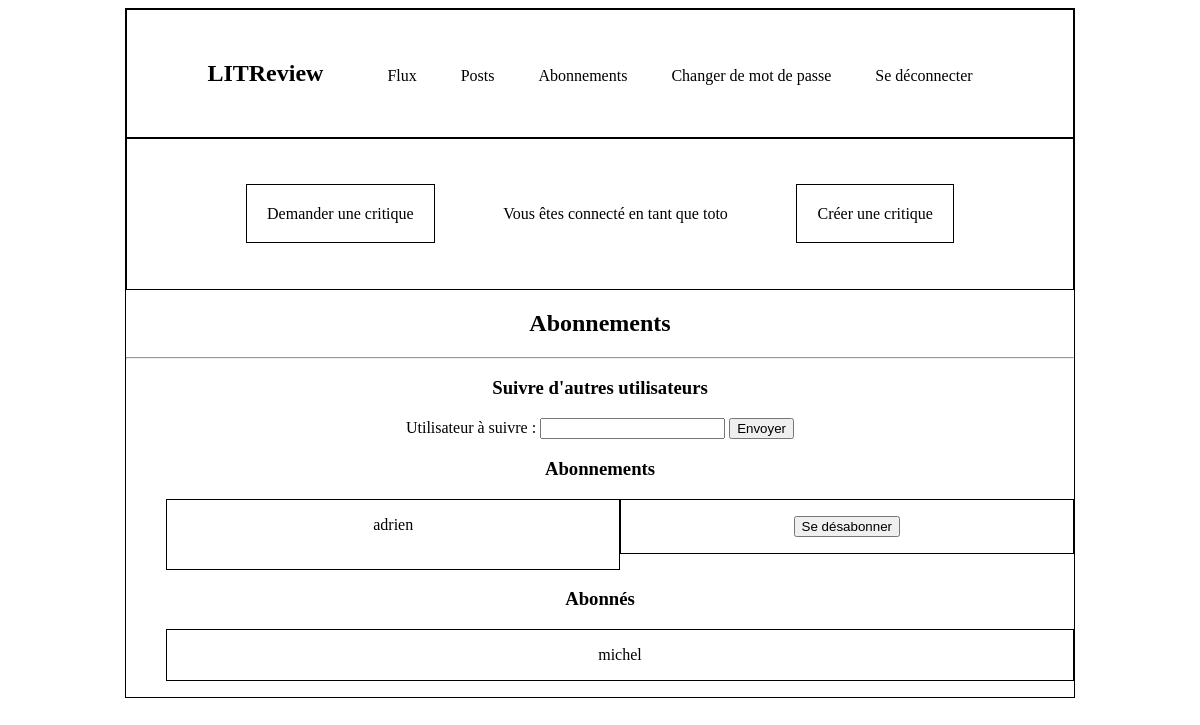
The app's page /subscription/ (signed in), older data.
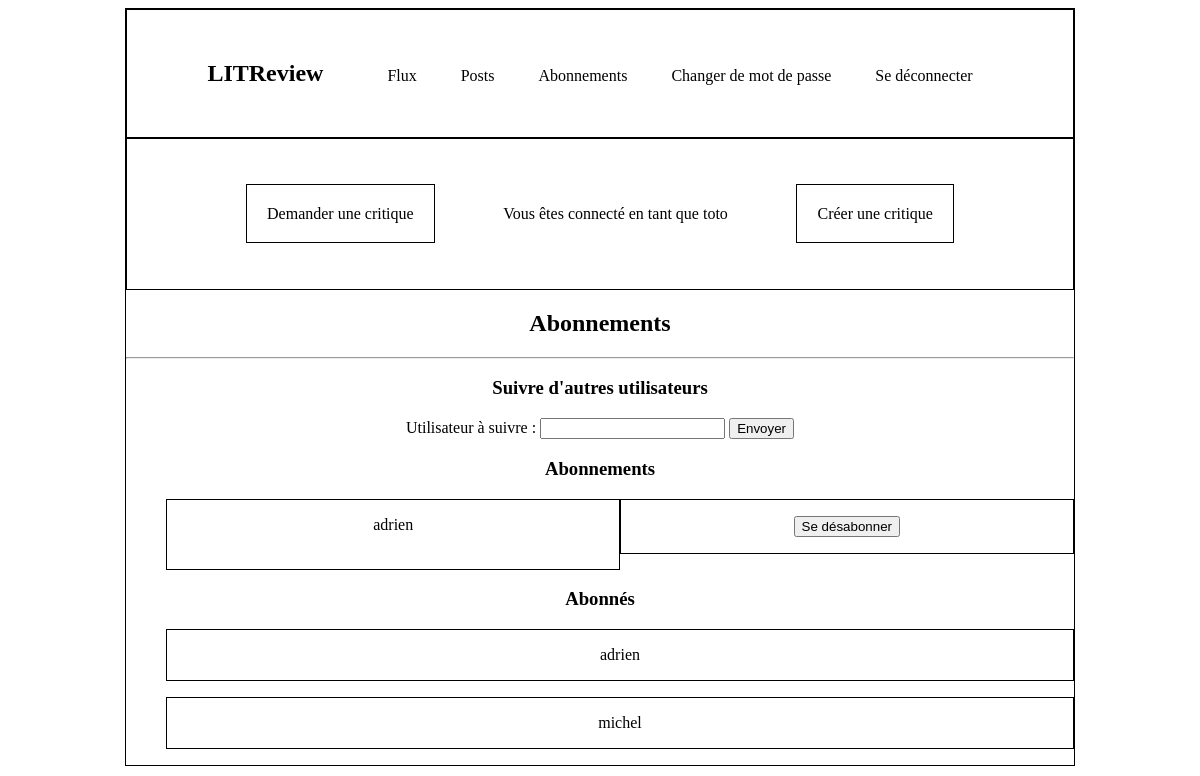
The same page, newer data.
### authentication/models.py (models this page shows, shortened)
class User(AbstractUser):
    SUBSCRIBER = "SUBSCRIBER"
    ROLE_CHOICES = ((SUBSCRIBER, "Abonné"),)
    role = models.CharField(max_length=30, choices=ROLE_CHOICES, verbose_name="Rôle")

class UserFollows(models.Model):
    user = models.ForeignKey(
        to=settings.AUTH_USER_MODEL,
        on_delete=models.CASCADE,
        related_name="following",
    )
    followed_user = models.ForeignKey(
        to=settings.AUTH_USER_MODEL,
        on_delete=models.CASCADE,
        related_name="followed_by",
    )
    class Meta:
        unique_together = (
            "user",
            "followed_user",
        )

### authentication/views.py (the view, shortened to what this page needs)
# urls.py: path("subscription/", authentication.views.subscriptions, name="subscription"),
@login_required
def subscriptions(request):
    list_user = models.User.objects.all()
    form = forms.UserFollowsForm()
    followings = models.UserFollows.objects.filter(user=request.user)
    subscriber = [following.followed_user for following in followings]
    subscription = models.UserFollows.objects.filter(followed_user=request.user)
    context = {
        "form": form,
        "subscriber": subscriber,
        "subscription": subscription,
    }
    return render(
        request,
        "authentication/subscription.html",
        context=context,
    )

### authentication/forms.py
class UserFollowsForm(ModelForm):
    class Meta:
        model = Name
        fields = [
            "followed_user",
        ]
        labels = {"followed_user": "Utilisateur à suivre :"}

### authentication/templates/authentication/subscription.html (shortened to what this page needs)
{% extends 'base.html' %}
{% block content %}
<h2>Abonnements</h2>
<hr>
<h3>Suivre d'autres utilisateurs</h3>
<form method="post">
    {{ form }}
    <button type="submit">Envoyer</button>
</form>
<h3>Abonnements</h3>
{% if subscriber %}
{% for sub in subscriber %}
<ul class="subscriber">
    <li class="sub">{{ sub }}</li>
    <form method="post" action="{% url 'subscription' %}" class="sub">
        <button class="btn btn-danger" type="submit">Se désabonner</button>
    </form>
</ul>
{% endfor %}
{% else %}
<p>Vous n'êtes abonné à personne</p>
{% endif %}
<h3>Abonnés</h3>
{% if subscription %}
{% for subs in subscription %}
<ul>
    <li class="sub">{{ subs.user }}</li>
</ul>
{% endfor %}
{% else %}
<p>Vous n'avez pas d'abonnés</p>
{% endif %}
{% endblock content %}

Row changes from the older to the newer data that the page shows:
added UserFollows: user "adrien"
